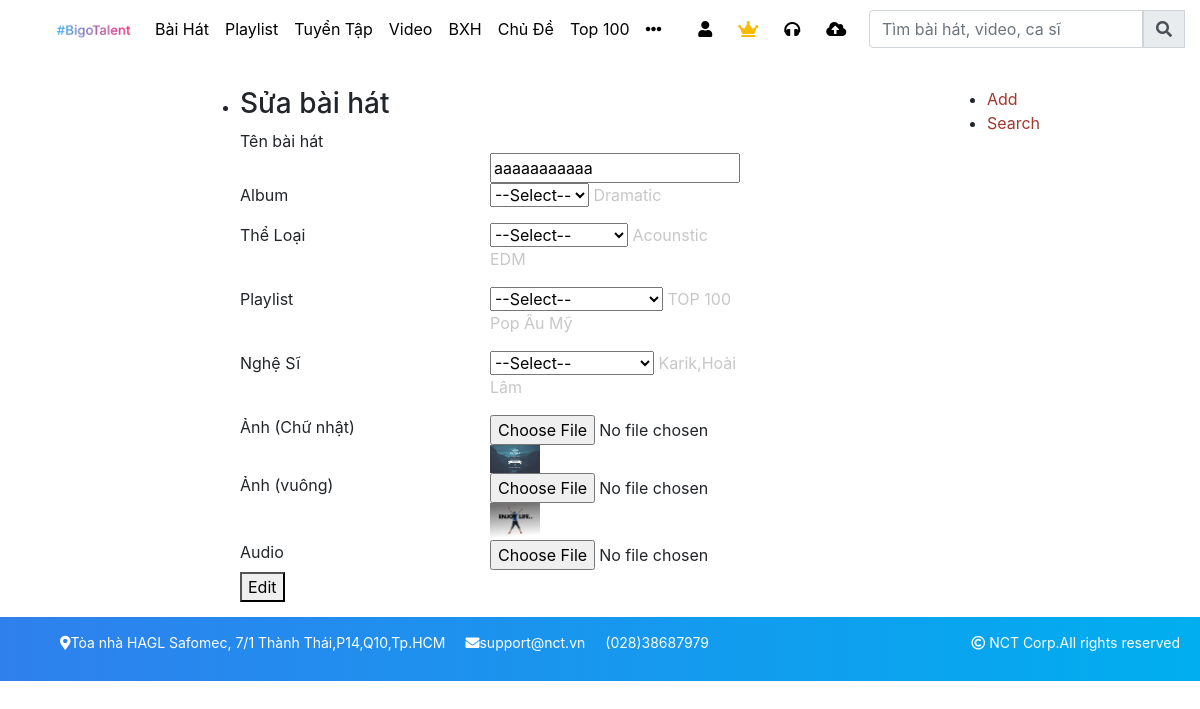
Page /public/edit.php?id=59&&table=baihat on the committed database.
### tables this page shows
CREATE TABLE `baihat` (
  `id` int(11) NOT NULL,
  `idAlbum` varchar(255) NOT NULL,
  `idTheloai` varchar(255) NOT NULL,
  `idPlaylist` varchar(255) NOT NULL,
  `idNghesi` varchar(255) NOT NULL,
  `name` varchar(255) NOT NULL,
  `img` varchar(255) NOT NULL,
  `img_square` varchar(255) NOT NULL,
  `audio` varchar(255) NOT NULL,
  `luotnghe` int(11) NOT NULL,
  `luotnghetuan` int(11) NOT NULL,
  `timecreate` timestamp NOT NULL DEFAULT current_timestamp(),
  `timeupdate` timestamp NULL DEFAULT NULL
);

### public/lib_db.php (called while the page is built, shortened)
<?php
global $link;
function select_one($sql){
	$data = exec_select($sql);
	return $data[0];
}
function exec_select($sql){
	global $link;
	$ret = isset($ret) ? $ret : array();
	$res = $link->query($sql);
	$err = mysqli_error($link);
	if ($res ){
		while( $row = $res->fetch_array(MYSQLI_ASSOC) )
		{
			$ret[]= $row ;
		}
	}
	return $ret;
}

### public/edit.php (the view, shortened to what this page needs)
<?php
	include("lib_db.php");
    if($_REQUEST["table"] == "baihat")
   	{
   		$table = isset($_REQUEST['table']) ? $_REQUEST['table'] : "";
   		$id = isset($_REQUEST['id']) ? $_REQUEST['id'] : "";
   		$sqlEdit = "Select * from {$table} where id = {$id}";
   		$edit = select_one($sqlEdit);
   		$baihatEdit = array();
   		array_push($baihatEdit, $edit["id"] );
   		array_push($baihatEdit,getNamebyid($edit["idAlbum"],"album") );
   		array_push($baihatEdit,getNamebyid($edit["idTheloai"],"theloai") );
   		array_push($baihatEdit, getNamebyid($edit["idPlaylist"],"playlist") );
   		array_push($baihatEdit,getNamebyid($edit["idNghesi"],"nghesi") );
   		array_push($baihatEdit, $edit["name"] );
   		array_push($baihatEdit, $edit["img"] );
   		array_push($baihatEdit, $edit["img_square"] );
   		array_push($baihatEdit, $edit["audio"] );
   	}
?>
<!DOCTYPE html>
<html lang="en">
<head>
  <link rel="stylesheet" href="https://maxcdn.bootstrapcdn.com/bootstrap/4.5.0/css/bootstrap.min.css">
  <link rel="stylesheet" href="https://use.fontawesome.com/releases/v5.7.0/css/all.css">
  <link rel="stylesheet" type="text/css" href="style_public.css">
</head>
<body>
	<div class="container ">
		<nav class="navbar navbar-expand-sm bg-white  fixed-top clear_both">
			<a class="navbar-brand nav-brand" href="#" style="margin-left: 40px !important">
			    <img src="images/ic_bigo_talent.png" alt="logo" style="max-width: 100%;height: 30px">
			</a>
			<ul id="navmenu" class="navbar-nav ">
			    <li class="nav-item">
			      <a class="nav-link" href="#">Bài Hát</a>
			    </li>
			    <li class="nav-item">
			      <a class="nav-link" href="#">Playlist</a>
			    </li>
			    <li class="nav-item">
			      <a class="nav-link" href="#">Tuyển Tập</a>
			    </li>
			    <li class="nav-item">
			      <a class="nav-link" href="#">Video</a>
			    </li>
			    <li class="nav-item">
			      <a class="nav-link" href="#">BXH</a>
			    </li>
			    <li class="nav-item">
			      <a class="nav-link" href="#">Chủ Đề</a>
			    </li>
			    <li class="nav-item">
			      <a class="nav-link" href="#">Top 100</a>
			    </li>
			    <li class="nav-item">
			      <a class="nav-link" href="#"><i class="fas fa-ellipsis-h"></i></a>
			    </li>
			</ul>
			<ul id="menu-icon" class="navbar-nav ml-auto nav-icon">
				<?php if(!isset($_COOKIE['user'])){
				?>
				<li id="login" class="nav-item" >
				    <a class="nav-link" href="#"><i class="fas fa-user"></i></a>
				</li>
			<?php } ?>
				<li class="nav-item">
				    <a class="nav-link" href="#" style="color: #fab905 !important"><i class="fas fa-crown"></i></a>
				</li>
				<li class="nav-item">
				    <a class="nav-link" href="#"><i class="fas fa-headphones"></i></a>
				</li>
				<li class="nav-item">
				    <a class="nav-link" href="#"><i class="fas fa-cloud-upload-alt"></i></a>
				</li>
			</ul>
			<form class="form-inline ml-auto  " action="/action_page.php">
			    <div class="input-group">
			      <input type="text" class="form-control" placeholder="Tìm bài hát, video, ca sĩ">
			      <div class="input-group-prepend">
			        <span class="input-group-text"><i class="fas fa-search"></i></span>
			      </div>
			    </div>
			</form>
		</nav>
	</div>
	<div class="container-fluid margin_top" style="">
		<div class="row">
		    <div class="col-lg-8 middle" style="padding: 30px 0px 0px 0px;">
		    	<ul class="add-list">
		    		<li class="<?php if ($table != "baihat"){
		    			echo "hideShowCase";}?>">
		    			<ul class="AddSearch">
			    				<li><a href="add.php?table=baihat">Add</a></li>
			    				<li><a href="trangquantri.php?table=baihat">Search</a></li>
		    			</ul>
		    			<h3>Sửa bài hát</h3>
		    			<form class="form form-baihat"  method="POST" enctype="multipart/form-data">
							<label>Tên bài hát</label>
							<input type="text" name="tenbaihat" value="<?php echo $edit["name"]?>" />
							<label>Album</label>
							<select name="album" class="clalbum">
								<option value="<?php echo $edit["name"]?>">--Select--</option>
							</select>
							<span class="clalbum"><?php echo $baihatEdit[1]?></span><p class="clalbum"></p>
							<label>Thể Loại</label>
							<select class="cltheloai" name="theloai">
								<option value="">--Select--</option>
							</select>
							<span class="cltheloai"><?php echo $baihatEdit[2]?></span><p class="cltheloai"></p>
							<label>Playlist</label>
							<select name="playlist" class="clplaylist">
								<option value="">--Select--</option>
							</select>
							<span class="clplaylist"><?php echo $baihatEdit[3]?></span><p class="clplaylist"></p>
							<label>Nghệ Sĩ</label>
							<select name="nghesi" class="clnghesi">
								<option value="">--Select--</option>
							</select>
							<span class="clnghesi"><?php echo $baihatEdit[4]?></span>
							<label>Ảnh (Chữ nhật)</label>
							<input type="file" name="img"  value=""/>
							<img src="<?php echo $baihatEdit[6]?>" width="50px"/>
							<label>Ảnh (vuông)</label>
							<input type="file" name="img_square" value=""/>
							<img class="climg_square" src="<?php echo $baihatEdit[7]?>" width="50px"/>
							<label>Audio</label>
							<input type="file" name="audio" value=""/>
							<button id="editBaihat" type="button">Edit</button>
						</form>
		    		</li>
		    	</ul>
		    </div>
		     <div class="col-lg-2 right" style="">
		    	</div>
	 	</div>
	</div>
	<div class="footer">
	  <div class="container-footer">
	  	<ul>
	  		<li><i class="fas fa-map-marker-alt"></i>Tòa nhà HAGL Safomec, 7/1 Thành Thái,P14,Q10,Tp.HCM</li>
	  		<li><i class="fas fa-envelope"></i>support@nct.vn</li>
	  		<li><i class="fas fa-phone-alt"></i>(028)38687979</li>
	  		<li style="float: right; padding-right: 20px;"><i class="far fa-copyright"></i> NCT Corp.All rights reserved</li>
	  	</ul>
	  </div>
	</div>
</body>
</html>

### public/style_public.css (style rules this page uses)
body { width: 100%; background-color:#pink; }
.container { background-color: #fff !important; }
ul { list-style-type: none; }
.clear_both { clear: both; }
.margin_top { margin-top: 57px; }
ul.nav-icon li { margin-right: 10px; }
a { color: black; text-decoration: none; }
a:link { text-decoration: none; }
span { color: #c7c7c7;; }
.right { height: 100%; padding: 20px 0px 0px 0px; position: relative; }
.container-fluid { background-color:#green }
.footer { background: linear-gradient(to right, #2f80ed 0%,#00aeef 100%); }
.container-footer { width: 100%; height: 64px; }
.container-footer ul { width: 100%; height: 64px; clear: both; margin-bottom: 0px; }
.container-footer li { float: left; color: #fff; font-size: 14px; margin-left: 20px; padding-top: 15px; }
.add-list { width: 100%; position: relative; }
.add-list > li { width: 100%; position: absolute; }

### public/edit.php (style rules this page uses)
.container-fluid { height: 560px !important; }
.form { width : 500px; }
.form label { width:50%;float:left; }
.form input { width:50%;float:left; }
.middle ul:first-child { list-style-type: disc; float: right; }
.middle a { color: #A3362D; }

### rows in the picture
baihat: tenbaihat "aaaaaaaaaaa", img (picture), img_square (picture)

### other values in the picture
$baihatEdit[1] "Dramatic"
$baihatEdit[2] "Acounstic EDM"
$baihatEdit[3] "TOP 100 Pop Âu Mỹ"
$baihatEdit[4] "Karik,Hoài Lâm"
